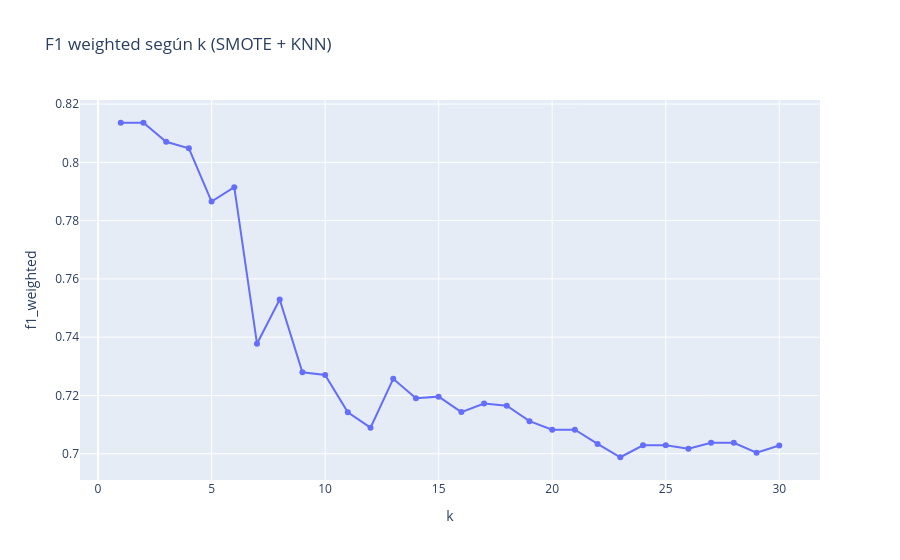

The notebook cell this image was saved under:
### Markdown cell above
## 11. Gráfico: F1 weighted según `k`

### Code cell
# Graficamos el F1 weighted para los distintos valores de k
fig = px.line(
    resultados_k,
    x="k",
    y="f1_weighted",
    markers=True,
    title="F1 weighted según k (SMOTE + KNN)"
)
fig.show()

### Figure 1 — Plotly figure (JSON) as saved in the notebook; plotly's stock layout.template omitted (floating-point values rounded to 4 significant figures)
{"data": [{"hovertemplate": "k=%{x}<br>f1_weighted=%{y}<extra></extra>", "legendgroup": "", "line": {"color": "#636efa", "dash": "solid"}, "marker": {"symbol": "circle"}, "mode": "lines+markers", "name": "", "orientation": "v", "showlegend": false, "type": "scatter", "x": [1, 2, 3, 4, 5, 6, 7, 8, 9, 10, 11, 12, 13, 14, 15, 16, 17, 18, 19, 20, 21, 22, 23, 24, 25, 26, 27, 28, 29, 30], "xaxis": "x", "y": [0.8136, 0.8136, 0.8071, 0.8048, 0.7865, 0.7915, 0.7378, 0.7529, 0.728, 0.727, 0.7142, 0.709, 0.7257, 0.719, 0.7196, 0.7143, 0.7172, 0.7165, 0.7112, 0.7083, 0.7083, 0.7034, 0.6988, 0.7029, 0.7029, 0.7017, 0.7037, 0.7037, 0.7004, 0.7029], "yaxis": "y"}], "layout": {"legend": {"tracegroupgap": 0}, "title": {"text": "F1 weighted según k (SMOTE + KNN)"}, "xaxis": {"anchor": "y", "domain": [0, 1], "title": {"text": "k"}}, "yaxis": {"anchor": "x", "domain": [0, 1], "title": {"text": "f1_weighted"}}}}
